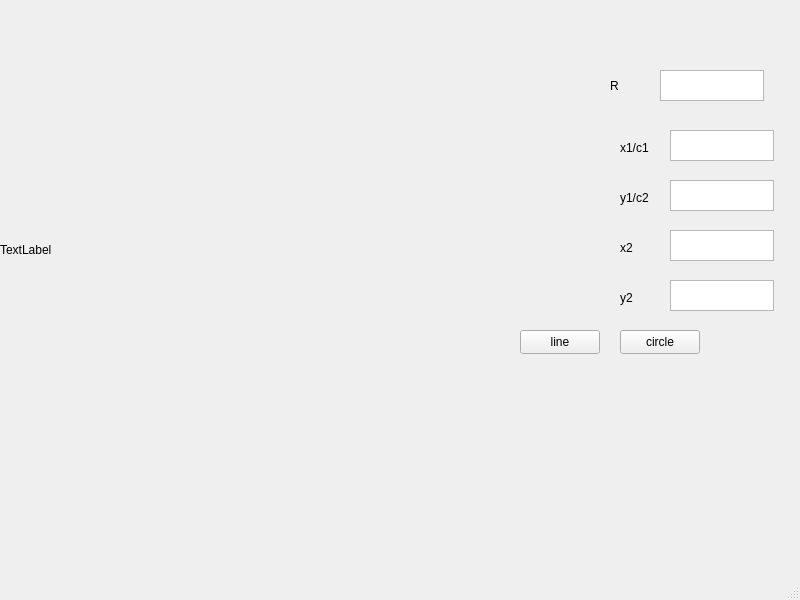
<?xml version="1.0" encoding="UTF-8"?>
<ui version="4.0">
 <class>MainWindow</class>
 <widget class="QMainWindow" name="MainWindow">
  <property name="enabled">
   <bool>true</bool>
  </property>
  <property name="geometry">
   <rect>
    <x>0</x>
    <y>0</y>
    <width>800</width>
    <height>600</height>
   </rect>
  </property>
  <property name="windowTitle">
   <string>MainWindow</string>
  </property>
  <widget class="QWidget" name="centralwidget">
   <widget class="QLabel" name="label">
    <property name="geometry">
     <rect>
      <x>0</x>
      <y>0</y>
      <width>500</width>
      <height>500</height>
     </rect>
    </property>
    <property name="text">
     <string>TextLabel</string>
    </property>
   </widget>
   <widget class="QPushButton" name="pushButton">
    <property name="geometry">
     <rect>
      <x>620</x>
      <y>330</y>
      <width>80</width>
      <height>24</height>
     </rect>
    </property>
    <property name="text">
     <string>circle</string>
    </property>
   </widget>
   <widget class="QTextEdit" name="textEdit">
    <property name="geometry">
     <rect>
      <x>670</x>
      <y>130</y>
      <width>104</width>
      <height>31</height>
     </rect>
    </property>
   </widget>
   <widget class="QTextEdit" name="textEdit_2">
    <property name="geometry">
     <rect>
      <x>670</x>
      <y>180</y>
      <width>104</width>
      <height>31</height>
     </rect>
    </property>
   </widget>
   <widget class="QTextEdit" name="textEdit_3">
    <property name="geometry">
     <rect>
      <x>670</x>
      <y>230</y>
      <width>104</width>
      <height>31</height>
     </rect>
    </property>
   </widget>
   <widget class="QTextEdit" name="textEdit_4">
    <property name="geometry">
     <rect>
      <x>670</x>
      <y>280</y>
      <width>104</width>
      <height>31</height>
     </rect>
    </property>
   </widget>
   <widget class="QLabel" name="label_2">
    <property name="geometry">
     <rect>
      <x>620</x>
      <y>140</y>
      <width>49</width>
      <height>16</height>
     </rect>
    </property>
    <property name="text">
     <string>x1/c1</string>
    </property>
   </widget>
   <widget class="QLabel" name="label_3">
    <property name="geometry">
     <rect>
      <x>620</x>
      <y>190</y>
      <width>49</width>
      <height>16</height>
     </rect>
    </property>
    <property name="text">
     <string>y1/c2</string>
    </property>
   </widget>
   <widget class="QLabel" name="label_4">
    <property name="geometry">
     <rect>
      <x>620</x>
      <y>240</y>
      <width>49</width>
      <height>16</height>
     </rect>
    </property>
    <property name="text">
     <string>x2</string>
    </property>
   </widget>
   <widget class="QLabel" name="label_5">
    <property name="geometry">
     <rect>
      <x>620</x>
      <y>290</y>
      <width>49</width>
      <height>16</height>
     </rect>
    </property>
    <property name="text">
     <string>y2</string>
    </property>
   </widget>
   <widget class="QLabel" name="label_6">
    <property name="geometry">
     <rect>
      <x>610</x>
      <y>75</y>
      <width>49</width>
      <height>21</height>
     </rect>
    </property>
    <property name="text">
     <string>R</string>
    </property>
   </widget>
   <widget class="QTextEdit" name="textEdit_5">
    <property name="geometry">
     <rect>
      <x>660</x>
      <y>70</y>
      <width>104</width>
      <height>31</height>
     </rect>
    </property>
   </widget>
   <widget class="QPushButton" name="pushButton_2">
    <property name="geometry">
     <rect>
      <x>520</x>
      <y>330</y>
      <width>80</width>
      <height>24</height>
     </rect>
    </property>
    <property name="text">
     <string>line</string>
    </property>
   </widget>
  </widget>
  <widget class="QMenuBar" name="menubar">
   <property name="geometry">
    <rect>
     <x>0</x>
     <y>0</y>
     <width>800</width>
     <height>21</height>
    </rect>
   </property>
  </widget>
  <widget class="QStatusBar" name="statusbar"/>
 </widget>
 <resources/>
 <connections/>
</ui>
